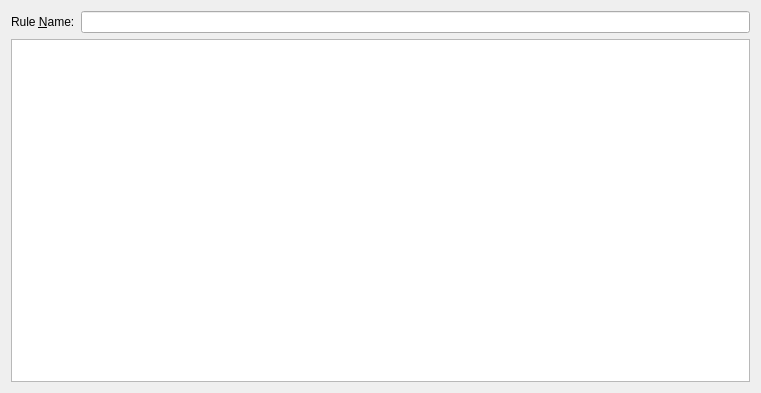
<?xml version="1.0" encoding="UTF-8"?>
<ui version="4.0">
 <class>CRulesView</class>
 <widget class="QWidget" name="CRulesView">
  <property name="geometry">
   <rect>
    <x>0</x>
    <y>0</y>
    <width>761</width>
    <height>393</height>
   </rect>
  </property>
  <property name="windowTitle">
   <string>Dialog</string>
  </property>
  <layout class="QGridLayout" name="gridLayout">
   <item row="0" column="0" colspan="2">
    <widget class="QLabel" name="label">
     <property name="text">
      <string>Rule &amp;Name:</string>
     </property>
     <property name="buddy">
      <cstring>name</cstring>
     </property>
    </widget>
   </item>
   <item row="0" column="2">
    <widget class="QLineEdit" name="name">
     <property name="readOnly">
      <bool>true</bool>
     </property>
    </widget>
   </item>
   <item row="2" column="0" colspan="3">
    <widget class="QTreeView" name="rules"/>
   </item>
  </layout>
 </widget>
 <tabstops>
  <tabstop>rules</tabstop>
 </tabstops>
 <resources/>
 <connections/>
</ui>
